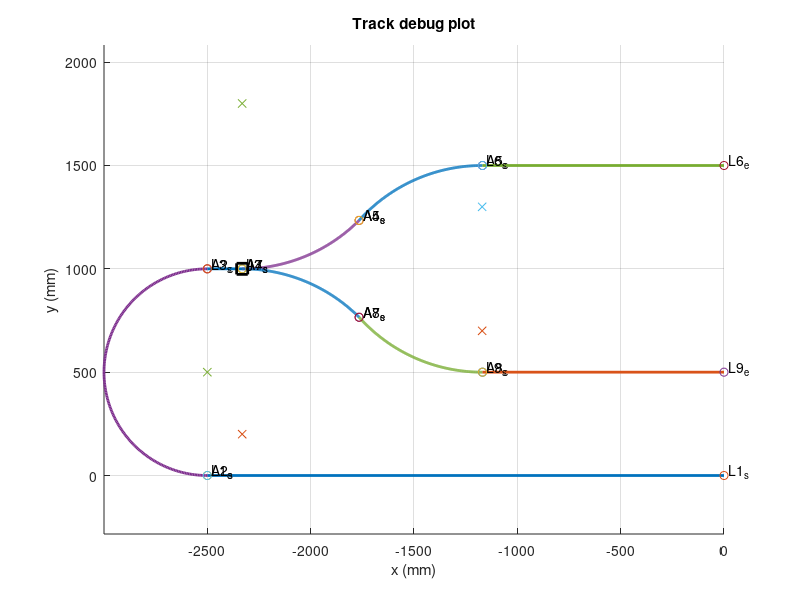

Here is the MATLAB script that generated this plot:
function track_export_and_debug(doPlot)
% ============================================================
% TRACK_EXPORT_AND_DEBUG
% - Xuất start / end / center / R cho từng đoạn
% - Đảm bảo liên tục tại T-junction (4->5, 7->8)
% - Plot debug khi doPlot = true
%
% OUTPUT: in workspace + command window
% ============================================================
% doPlot : logical (true/false)

if nargin==0
    doPlot = true;
end

%% ================== CONSTANTS ==================
t = tan(pi/8);
N = 200;                 % plot resolution
arcXY = @(c,r,a,b) [c(1)+r*cos(linspace(a,b,N));
                    c(2)+r*sin(linspace(a,b,N))];

%% ================== IMAGINE POINTS ==================
I1 = [-2500 500];
I2 = [-2000 1000];
I3 = [-1500 1500];
I4 = [-1500 500];

%% ================== SEGMENT DEFINITIONS ==================
% ---------- Line 1
seg(1).type = 'line';
seg(1).name = 'L1';
seg(1).s = [0 0];
seg(1).e = [-2500 0];
seg(1).cen = [];
seg(1).R = NaN;

% ---------- Arc 2
seg(2).type = 'arc';
seg(2).name = 'A2';
seg(2).cen = [-2500 500];
seg(2).R = 500;
seg(2).ang = [3*pi/2 pi/2];
seg(2).s = seg(2).cen + seg(2).R*[cos(seg(2).ang(1)) sin(seg(2).ang(1))];
seg(2).e = seg(2).cen + seg(2).R*[cos(seg(2).ang(2)) sin(seg(2).ang(2))];

% ---------- Line 3
seg(3).type = 'line';
seg(3).name = 'L3';
seg(3).s = seg(2).e;
seg(3).e = I2 + [-800*t 0];
seg(3).cen = [];
seg(3).R = NaN;

J = seg(3).e;   % T-junction

% ---------- Arc 4 (upper)
seg(4).type = 'arc';
seg(4).name = 'A4';
seg(4).cen = I2 + [-800*t 800];
seg(4).R = 800;
seg(4).ang = [-pi/2 -pi/4];
seg(4).s = J;
seg(4).e = seg(4).cen + seg(4).R*[cos(seg(4).ang(2)) sin(seg(4).ang(2))];

% ---------- Arc 7 (lower)
seg(7).type = 'arc';
seg(7).name = 'A7';
seg(7).cen = I2 + [-800*t -800];
seg(7).R = 800;
seg(7).ang = [pi/2 pi/4];
seg(7).s = J;
seg(7).e = seg(7).cen + seg(7).R*[cos(seg(7).ang(2)) sin(seg(7).ang(2))];

% ---------- Line 6 (upper end)
seg(6).type = 'line';
seg(6).name = 'L6';
seg(6).s = I3 + [800*t 0];
seg(6).e = [0 1500];
seg(6).cen = [];
seg(6).R = NaN;

% ---------- Line 9 (lower end)
seg(9).type = 'line';
seg(9).name = 'L9';
seg(9).s = I4 + [800*t 0];
seg(9).e = [0 500];
seg(9).cen = [];
seg(9).R = NaN;

%% ================== AUTO ARC 5 (A4 -> L6) ==================
[seg(5)] = connectArc(seg(4).e, seg(6).s, seg(4), 800, 'A5');

%% ================== AUTO ARC 8 (A7 -> L9) ==================
[seg(8)] = connectArc(seg(7).e, seg(9).s, seg(7), 800, 'A8');

%% ================== EXPORT TABLE ==================
fprintf('\n===== TRACK SEGMENTS =====\n');
for k = [1 2 3 4 5 6 7 8 9]
    fprintf('%s (%s)\n', seg(k).name, seg(k).type);
    fprintf('  start : [%.2f %.2f]\n', seg(k).s);
    fprintf('  end   : [%.2f %.2f]\n', seg(k).e);
    if strcmp(seg(k).type,'arc')
        fprintf('  center: [%.2f %.2f]\n', seg(k).cen);
        fprintf('  R     : %.2f\n', seg(k).R);
    end
end

%% ================== DEBUG PLOT ==================
if doPlot
    figure; hold on; axis equal; grid on;

    for k = [1 2 3 4 5 6 7 8 9]
        if strcmp(seg(k).type,'line')
            plot([seg(k).s(1) seg(k).e(1)], ...
                 [seg(k).s(2) seg(k).e(2)], 'LineWidth',2);
        else
            xy = arcXY(seg(k).cen, seg(k).R, ...
                       seg(k).ang(1), seg(k).ang(2));
            plot(xy(1,:), xy(2,:), 'LineWidth',2);
            plot(seg(k).cen(1), seg(k).cen(2),'x');
        end
        plot(seg(k).s(1), seg(k).s(2),'o');
        plot(seg(k).e(1), seg(k).e(2),'o');
        text(seg(k).s(1)+20, seg(k).s(2)+20, [seg(k).name,'_s']);
        text(seg(k).e(1)+20, seg(k).e(2)+20, [seg(k).name,'_e']);
    end

    plot(J(1),J(2),'ks','MarkerSize',8,'LineWidth',2);
    text(J(1)+20,J(2)+20,'J');

    title('Track debug plot');
    xlabel('x (mm)'); ylabel('y (mm)');
end

end

%% ============================================================
% ===== FIX: Arc8 wrong direction -> fix connectArc() to inherit prev arc direction =====
% Replace ONLY the connectArc() function in your file by the version below.

function seg = connectArc(P1, P2, prevArc, R, name)
% Build arc from P1 -> P2, matching tangent at P1.
% Direction is inherited from prevArc sweep:
%   prevArc.ang(2) > prevArc.ang(1)  => CCW
%   prevArc.ang(2) < prevArc.ang(1)  => CW

d = norm(P2-P1);
M = 0.5*(P1+P2);
u = (P2-P1)/d;
perp = [-u(2) u(1)];
h = sqrt(R^2 - (d/2)^2);

C = [M + h*perp;
     M - h*perp];

% --- Desired tangent at P1 = tangent at end of prevArc (direction-aware)
thetaPrev = prevArc.ang(2);
isPrevCCW = (prevArc.ang(2) > prevArc.ang(1));

if isPrevCCW
    t_des = [-sin(thetaPrev)  cos(thetaPrev)];   % CCW tangent
else
    t_des = [ sin(thetaPrev) -cos(thetaPrev)];   % CW tangent
end

% --- Choose center and direction (cw/ccw) maximizing tangent alignment at P1
best = -inf;
cen  = [NaN NaN];
dir  = 1;   % +1=ccw, -1=cw

for i = 1:2
    th = atan2(P1(2)-C(i,2), P1(1)-C(i,1));
    tccw = [-sin(th)  cos(th)];
    tcw  = [ sin(th) -cos(th)];

    s1 = dot(tccw, t_des);
    if s1 > best
        best = s1; cen = C(i,:); dir = +1;
    end

    s2 = dot(tcw, t_des);
    if s2 > best
        best = s2; cen = C(i,:); dir = -1;
    end
end

% --- Angles for the chosen arc
a1 = atan2(P1(2)-cen(2), P1(1)-cen(1));
a2 = atan2(P2(2)-cen(2), P2(1)-cen(1));

% Normalize sweep to follow chosen direction (so linspace works)
if dir==+1 && a2 < a1, a2 = a2 + 2*pi; end
if dir==-1 && a2 > a1, a2 = a2 - 2*pi; end

seg.type = 'arc';
seg.name = name;
seg.s    = P1;
seg.e    = P2;
seg.cen  = cen;
seg.R    = R;
seg.ang  = [a1 a2];
end

